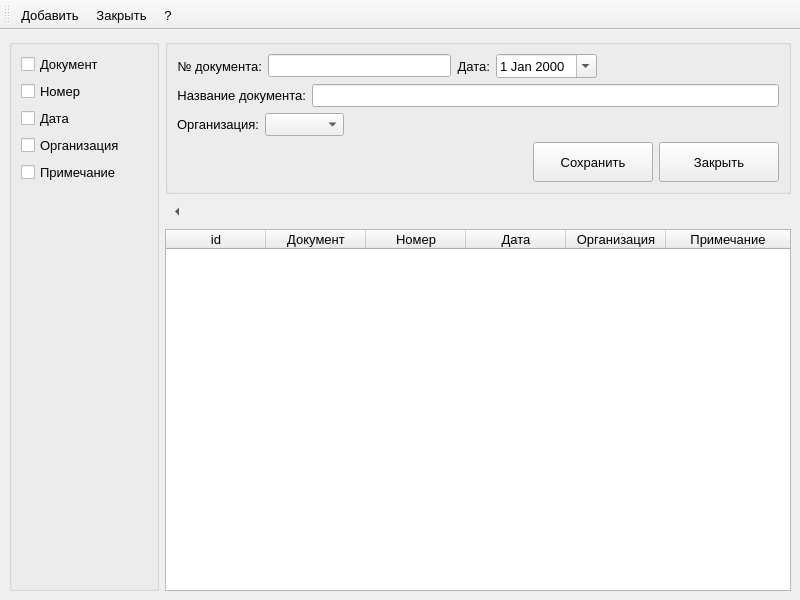
<?xml version="1.0" encoding="UTF-8"?>
<ui version="4.0">
 <class>docs</class>
 <widget class="QMainWindow" name="docs">
  <property name="geometry">
   <rect>
    <x>0</x>
    <y>0</y>
    <width>800</width>
    <height>600</height>
   </rect>
  </property>
  <property name="font">
   <font>
    <pointsize>10</pointsize>
   </font>
  </property>
  <property name="windowTitle">
   <string>MainWindow</string>
  </property>
  <widget class="QWidget" name="centralwidget">
   <layout class="QGridLayout" name="gridLayout_3">
    <item row="0" column="0">
     <layout class="QHBoxLayout" name="horizontalLayout_6">
      <item>
       <widget class="QGroupBox" name="groupBox_column">
        <property name="minimumSize">
         <size>
          <width>150</width>
          <height>0</height>
         </size>
        </property>
        <property name="maximumSize">
         <size>
          <width>150</width>
          <height>16777215</height>
         </size>
        </property>
        <property name="title">
         <string/>
        </property>
        <layout class="QGridLayout" name="gridLayout">
         <item row="0" column="0">
          <layout class="QVBoxLayout" name="verticalLayout_2">
           <item>
            <widget class="QCheckBox" name="checkBox_name">
             <property name="text">
              <string>Документ</string>
             </property>
            </widget>
           </item>
           <item>
            <widget class="QCheckBox" name="checkBox_num">
             <property name="text">
              <string>Номер</string>
             </property>
            </widget>
           </item>
           <item>
            <widget class="QCheckBox" name="checkBox_date">
             <property name="text">
              <string>Дата</string>
             </property>
            </widget>
           </item>
           <item>
            <widget class="QCheckBox" name="checkBox_org">
             <property name="text">
              <string>Организация</string>
             </property>
            </widget>
           </item>
           <item>
            <widget class="QCheckBox" name="checkBox_note">
             <property name="text">
              <string>Примечание</string>
             </property>
            </widget>
           </item>
           <item>
            <spacer name="verticalSpacer">
             <property name="orientation">
              <enum>Qt::Vertical</enum>
             </property>
             <property name="sizeHint" stdset="0">
              <size>
               <width>20</width>
               <height>40</height>
              </size>
             </property>
            </spacer>
           </item>
          </layout>
         </item>
        </layout>
       </widget>
      </item>
      <item>
       <layout class="QVBoxLayout" name="verticalLayout_3">
        <item>
         <widget class="QGroupBox" name="groupBox_doc">
          <property name="title">
           <string/>
          </property>
          <layout class="QGridLayout" name="gridLayout_2">
           <item row="0" column="0">
            <layout class="QHBoxLayout" name="horizontalLayout_5">
             <item>
              <widget class="QLabel" name="label">
               <property name="text">
                <string>№ документа:</string>
               </property>
               <property name="alignment">
                <set>Qt::AlignRight|Qt::AlignTrailing|Qt::AlignVCenter</set>
               </property>
              </widget>
             </item>
             <item>
              <widget class="QLineEdit" name="lineEdit_num"/>
             </item>
             <item>
              <widget class="QLabel" name="label_2">
               <property name="text">
                <string>Дата:</string>
               </property>
               <property name="alignment">
                <set>Qt::AlignRight|Qt::AlignTrailing|Qt::AlignVCenter</set>
               </property>
              </widget>
             </item>
             <item>
              <widget class="QDateEdit" name="dateEdit_doc">
               <property name="calendarPopup">
                <bool>true</bool>
               </property>
              </widget>
             </item>
             <item>
              <spacer name="horizontalSpacer_2">
               <property name="orientation">
                <enum>Qt::Horizontal</enum>
               </property>
               <property name="sizeHint" stdset="0">
                <size>
                 <width>40</width>
                 <height>20</height>
                </size>
               </property>
              </spacer>
             </item>
            </layout>
           </item>
           <item row="1" column="0">
            <layout class="QHBoxLayout" name="horizontalLayout_4">
             <item>
              <widget class="QLabel" name="label_3">
               <property name="text">
                <string>Название документа:</string>
               </property>
               <property name="alignment">
                <set>Qt::AlignRight|Qt::AlignTrailing|Qt::AlignVCenter</set>
               </property>
              </widget>
             </item>
             <item>
              <widget class="QLineEdit" name="lineEdit_name"/>
             </item>
            </layout>
           </item>
           <item row="2" column="0">
            <layout class="QHBoxLayout" name="horizontalLayout_3">
             <item>
              <widget class="QLabel" name="label_4">
               <property name="text">
                <string>Организация:</string>
               </property>
               <property name="alignment">
                <set>Qt::AlignRight|Qt::AlignTrailing|Qt::AlignVCenter</set>
               </property>
              </widget>
             </item>
             <item>
              <widget class="QComboBox" name="comboBox_org"/>
             </item>
             <item>
              <spacer name="horizontalSpacer_3">
               <property name="orientation">
                <enum>Qt::Horizontal</enum>
               </property>
               <property name="sizeHint" stdset="0">
                <size>
                 <width>40</width>
                 <height>20</height>
                </size>
               </property>
              </spacer>
             </item>
            </layout>
           </item>
           <item row="3" column="0">
            <layout class="QHBoxLayout" name="horizontalLayout_2">
             <item>
              <spacer name="horizontalSpacer_4">
               <property name="orientation">
                <enum>Qt::Horizontal</enum>
               </property>
               <property name="sizeHint" stdset="0">
                <size>
                 <width>40</width>
                 <height>20</height>
                </size>
               </property>
              </spacer>
             </item>
             <item>
              <widget class="QPushButton" name="pushButton_save">
               <property name="minimumSize">
                <size>
                 <width>120</width>
                 <height>40</height>
                </size>
               </property>
               <property name="maximumSize">
                <size>
                 <width>120</width>
                 <height>40</height>
                </size>
               </property>
               <property name="text">
                <string>Сохранить</string>
               </property>
              </widget>
             </item>
             <item>
              <widget class="QPushButton" name="pushButton_close">
               <property name="minimumSize">
                <size>
                 <width>120</width>
                 <height>40</height>
                </size>
               </property>
               <property name="maximumSize">
                <size>
                 <width>120</width>
                 <height>40</height>
                </size>
               </property>
               <property name="text">
                <string>Закрыть</string>
               </property>
              </widget>
             </item>
            </layout>
           </item>
          </layout>
         </widget>
        </item>
        <item>
         <layout class="QHBoxLayout" name="horizontalLayout">
          <item>
           <widget class="QToolButton" name="toolButton_col">
            <property name="focusPolicy">
             <enum>Qt::NoFocus</enum>
            </property>
            <property name="text">
             <string>...</string>
            </property>
            <property name="checkable">
             <bool>true</bool>
            </property>
            <property name="autoExclusive">
             <bool>false</bool>
            </property>
            <property name="autoRaise">
             <bool>true</bool>
            </property>
            <property name="arrowType">
             <enum>Qt::LeftArrow</enum>
            </property>
           </widget>
          </item>
          <item>
           <spacer name="horizontalSpacer">
            <property name="orientation">
             <enum>Qt::Horizontal</enum>
            </property>
            <property name="sizeHint" stdset="0">
             <size>
              <width>40</width>
              <height>20</height>
             </size>
            </property>
           </spacer>
          </item>
         </layout>
        </item>
        <item>
         <widget class="QTableWidget" name="tableWidget_docs">
          <property name="focusPolicy">
           <enum>Qt::NoFocus</enum>
          </property>
          <property name="editTriggers">
           <set>QAbstractItemView::NoEditTriggers</set>
          </property>
          <property name="selectionMode">
           <enum>QAbstractItemView::SingleSelection</enum>
          </property>
          <property name="selectionBehavior">
           <enum>QAbstractItemView::SelectRows</enum>
          </property>
          <property name="sortingEnabled">
           <bool>true</bool>
          </property>
          <attribute name="horizontalHeaderStretchLastSection">
           <bool>true</bool>
          </attribute>
          <attribute name="verticalHeaderDefaultSectionSize">
           <number>23</number>
          </attribute>
          <column>
           <property name="text">
            <string>id</string>
           </property>
          </column>
          <column>
           <property name="text">
            <string>Документ</string>
           </property>
           <property name="font">
            <font>
             <pointsize>10</pointsize>
            </font>
           </property>
          </column>
          <column>
           <property name="text">
            <string>Номер</string>
           </property>
           <property name="font">
            <font>
             <pointsize>10</pointsize>
            </font>
           </property>
          </column>
          <column>
           <property name="text">
            <string>Дата</string>
           </property>
           <property name="font">
            <font>
             <pointsize>10</pointsize>
            </font>
           </property>
          </column>
          <column>
           <property name="text">
            <string>Организация</string>
           </property>
           <property name="font">
            <font>
             <pointsize>10</pointsize>
            </font>
           </property>
          </column>
          <column>
           <property name="text">
            <string>Примечание</string>
           </property>
           <property name="font">
            <font>
             <pointsize>10</pointsize>
            </font>
           </property>
          </column>
         </widget>
        </item>
       </layout>
      </item>
     </layout>
    </item>
   </layout>
  </widget>
  <widget class="QToolBar" name="toolBar">
   <property name="font">
    <font>
     <pointsize>10</pointsize>
    </font>
   </property>
   <property name="windowTitle">
    <string>toolBar</string>
   </property>
   <attribute name="toolBarArea">
    <enum>TopToolBarArea</enum>
   </attribute>
   <attribute name="toolBarBreak">
    <bool>false</bool>
   </attribute>
   <addaction name="actionAdd"/>
   <addaction name="actionClose"/>
   <addaction name="actionHelp"/>
  </widget>
  <action name="actionAdd">
   <property name="text">
    <string>Добавить</string>
   </property>
   <property name="font">
    <font>
     <pointsize>10</pointsize>
    </font>
   </property>
  </action>
  <action name="actionClose">
   <property name="text">
    <string>Закрыть</string>
   </property>
   <property name="font">
    <font>
     <pointsize>10</pointsize>
    </font>
   </property>
  </action>
  <action name="actionHelp">
   <property name="text">
    <string>?</string>
   </property>
   <property name="iconText">
    <string>?</string>
   </property>
   <property name="toolTip">
    <string>Помощь</string>
   </property>
   <property name="font">
    <font>
     <pointsize>10</pointsize>
    </font>
   </property>
  </action>
 </widget>
 <resources/>
 <connections/>
</ui>
